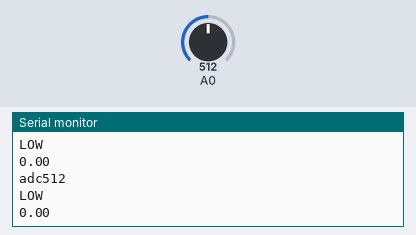
A sketch run on a simulated Arduino Uno, built with avr-gcc and run on an emulated ATmega328P. Shown: the last lines printed to the serial monitor. Inputs (shaded band) come from the test bench; at power-on: A0 = 512.

Above: at 1.8 s.
1.9 s: A0 set to 1023
At 2.32 s:
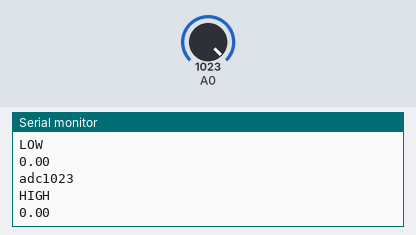
4.0 s: A0 set to 900
At 4.32 s:
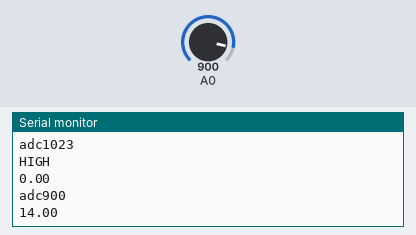
Timing chart, 0 to 7.0 s (numbered marks = the images above; inputs shaded):
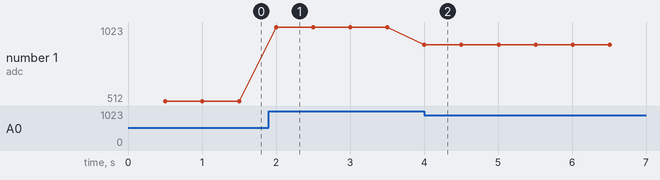

The sketch:

table.ino
```cpp
void setup() {
  Serial.begin(9600);
}

void loop() {
  delay(500);
   //------------voltage sensor--------------
  int adc = analogRead(A0);// read the input
  double v;
   Serial.println(String("adc") + adc);
if (adc >= 923 && adc <= 929)
     v=14.4;
else if(adc >= 917 && adc <=922)
     v =14.3;
else if(adc >= 910 && adc <=916)
     v =14.2;
else if(adc >= 903 && adc <=909)
     v =14.1;
else if(adc >= 898 && adc <=902)
     v =14.0;
else if(adc >= 891 && adc <=897)
     v =13.9;
else if(adc >= 886 && adc <=890)
     v =13.8 ;
else if(adc >= 880 && adc <=885)
     v =13.7;
else if(adc >= 873 && adc <=879)
     v =13.6;
else if(adc >= 866 && adc <=872 )
     v =13.5;
else if(adc >= 859 && adc <=865 )
     v =13.4 ;
else if(adc >= 852 && adc <=858 )
     v =13.3;
else if(adc >= 845 && adc <=851 )
     v =13.2;
else if(adc >= 838 && adc <=844)
     v =13.1;
else if(adc >= 831 && adc <=837)
     v =13.0 ;
else if(adc >= 826 && adc <=830)
     v =12.9 ;
else if(adc >= 822 && adc <=825)
     v =12.8 ;
else if(adc >= 815 && adc <=821)
     v =12.7;
else if(adc >= 810 && adc <=814 )
     v =12.6 ;
else if(adc >= 804 && adc <=809 )
     v =12.5  ;
else if(adc >= 796 && adc <=803)
     v =12.4 ;
else if(adc >= 790 && adc <=795)
     v =12.3 ;
else if(adc >= 783 && adc <=789 )
     v =12.2 ;
else if(adc >= 777 && adc <=782)
     v =12.1 ;
else if(adc >= 770 && adc <=776)
     v =12.0 ;
else if(adc >= 763 && adc <=769)
     v =11.9 ;
else if(adc >= 756 && adc <=762)
     v =11.8;
else if(adc >= 749 && adc <=755)
     v =11.7;
else if(adc >= 743 && adc <=750)
     v =11.6 ;
else if(adc >= 737 && adc <=742)
     v =11.5;
else if(adc >= 730 && adc <=736)
     v =11.4;
else if(adc >= 725 && adc <=729)
     v =11.3 ;
else if(adc >= 720 && adc <=724)
     v =11.2;
else if(adc >= 714 && adc <=719)
     v =11.1 ;
else if(adc >= 706 && adc <=713)
     v =11.0 ;
else if(adc >= 698 && adc <=705)
     v =10.9 ;
else if(adc >= 693 && adc <=697)
     v =10.8 ;
else if(adc >= 686 && adc <=692)
     v =10.7  ;
else if(adc >= 679 && adc <=685)
     v =10.6  ;
else if(adc >= 672 && adc <=678)
     v =10.5 ;
else if(adc >= 666 && adc <=671)
     v =10.4  ;
else if(adc >= 666 && adc <=671)
     v =10.3  ;
else if(adc >= 661 && adc <=663)
     v =10.2  ;
else if(adc >= 648 && adc <=651)
     v =10.0  ;
else if(adc >= 615 && adc <=618)
     v =9.5  ;
else if(adc >= 603 && adc <=605)
     v =9.3  ;
else if(adc >= 583 && adc <=585)
     v =9.0  ;
else if(adc > 930){Serial.println("HIGH");}
else if(adc < 930){Serial.println("LOW");}
Serial.println(v);
}
```

Measured:
- after the input at 1.9 s, the serial monitor: prints a new line after 0.10 s (image 1)
- after the input at 4.0 s, the serial monitor: prints a new line at once (image 2)
- plotted number 1: 512 → 1023 after the input at 1.9 s, 1023 → 900 after the input at 4.0 s
